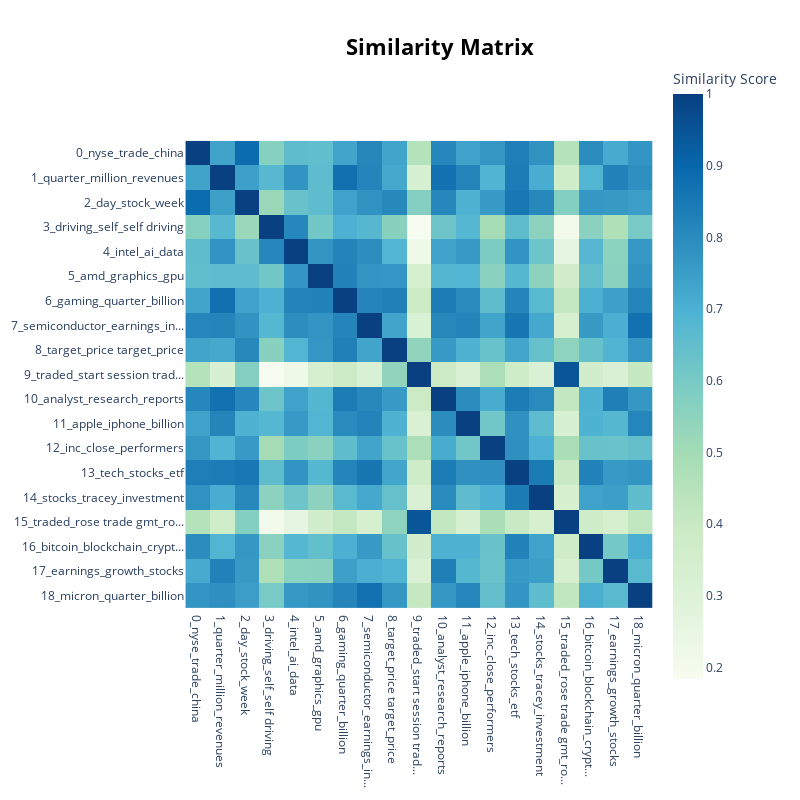

Here is the notebook cell this chart was saved with:
### Code cell
default_topic_model_v2.visualize_heatmap()

### Figure 1 — Plotly figure (JSON) as saved in the notebook; plotly's stock layout.template omitted (floating-point values rounded to 4 significant figures; data arrays with more than 128 entries replaced by an {"elided": "..."} marker saying what was removed)
{"data": [{"coloraxis": "coloraxis", "hovertemplate": "x: %{x}<br>y: %{y}<br>Similarity Score: %{z}<extra></extra>", "name": "0", "type": "heatmap", "x": ["0_nyse_trade_china", "1_quarter_million_revenues", "2_day_stock_week", "3_driving_self_self driving", "4_intel_ai_data", "5_amd_graphics_gpu", "6_gaming_quarter_billion", "7_semiconductor_earnings_in...", "8_target_price target_price", "9_traded_start session trad...", "10_analyst_research_reports", "11_apple_iphone_billion", "12_inc_close_performers", "13_tech_stocks_etf", "14_stocks_tracey_investment", "15_traded_rose trade gmt_ro...", "16_bitcoin_blockchain_crypt...", "17_earnings_growth_stocks", "18_micron_quarter_billion"], "xaxis": "x", "y": ["0_nyse_trade_china", "1_quarter_million_revenues", "2_day_stock_week", "3_driving_self_self driving", "4_intel_ai_data", "5_amd_graphics_gpu", "6_gaming_quarter_billion", "7_semiconductor_earnings_in...", "8_target_price target_price", "9_traded_start session trad...", "10_analyst_research_reports", "11_apple_iphone_billion", "12_inc_close_performers", "13_tech_stocks_etf", "14_stocks_tracey_investment", "15_traded_rose trade gmt_ro...", "16_bitcoin_blockchain_crypt...", "17_earnings_growth_stocks", "18_micron_quarter_billion"], "yaxis": "y", "z": {"elided": "19x19 float values"}}], "layout": {"coloraxis": {"colorbar": {"title": {"text": "Similarity Score"}}, "colorscale": [[0, "rgb(247,252,240)"], [0.125, "rgb(224,243,219)"], [0.25, "rgb(204,235,197)"], [0.375, "rgb(168,221,181)"], [0.5, "rgb(123,204,196)"], [0.625, "rgb(78,179,211)"], [0.75, "rgb(43,140,190)"], [0.875, "rgb(8,104,172)"], [1, "rgb(8,64,129)"]]}, "height": 800, "hoverlabel": {"bgcolor": "white", "font": {"family": "Rockwell", "size": 16}}, "legend": {"title": {"text": "Trend"}}, "margin": {"t": 60}, "showlegend": true, "title": {"font": {"color": "Black", "size": 22}, "text": "<b>Similarity Matrix</b>", "x": 0.55, "xanchor": "center", "y": 0.95, "yanchor": "top"}, "width": 800, "xaxis": {"anchor": "y", "constrain": "domain", "domain": [0, 1], "scaleanchor": "y"}, "yaxis": {"anchor": "x", "autorange": "reversed", "constrain": "domain", "domain": [0, 1]}}}
